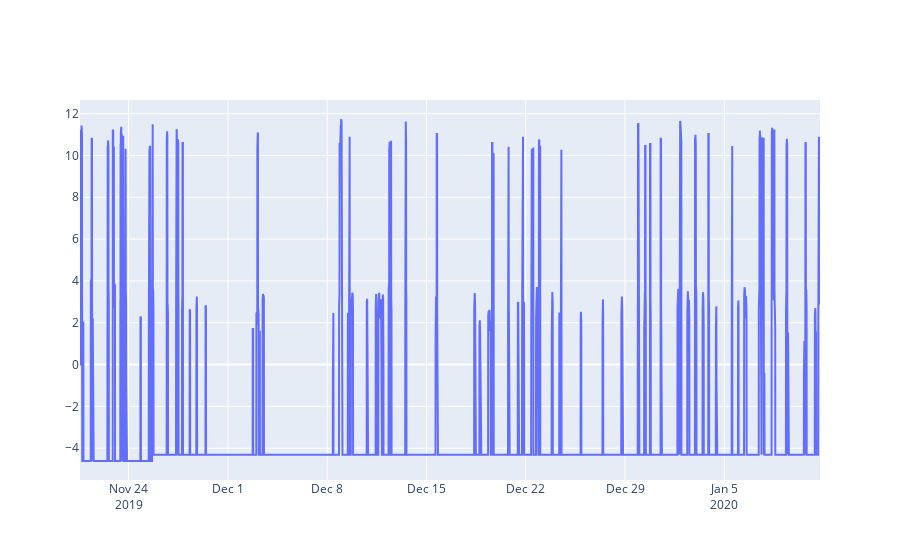

The code cell stored with this chart in its notebook:
### Code cell
fig = go.Figure()
fig.add_trace(go.Scatter(x=df_grp_user0['date_time'], y=df_grp_user0['log10'], mode='markers'))
fig.show()

### Figure 1 — Plotly figure (JSON) as saved in the notebook; plotly's stock layout.template omitted (floating-point values rounded to 4 significant figures; data arrays with more than 128 entries replaced by an {"elided": "..."} marker saying what was removed)
{"data": [{"name": "log10", "type": "scatter", "x": {"elided": "7515 str values"}, "y": {"elided": "7515 float values"}}], "layout": {}}
